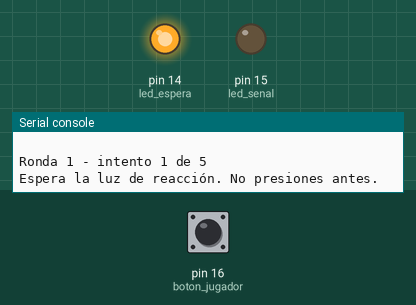
A program run on a simulated MicroPython board. Shown: output pins drawn as LEDs (lit = HIGH), the last lines printed to the serial console. The test bench sets the inputs (shaded band); at power-on: pin 16 (boton_jugador) HIGH. Random numbers come from a fixed seed.

Above: at 1.2 s.
1.3 s: pin 16 (boton_jugador) pulled LOW for 0.15 s
4.4 s: pin 16 (boton_jugador) pulled LOW for 1 s
9.9 s: pin 16 (boton_jugador) pulled LOW for 3.2 s
At 16.04 s:
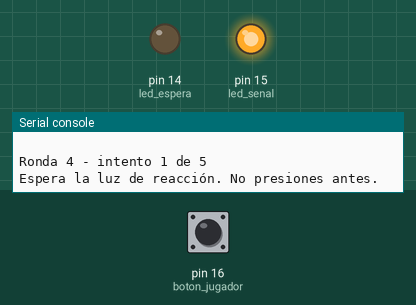
16.1 s: pin 16 (boton_jugador) pulled LOW for 0.15 s
At 17.0 s:
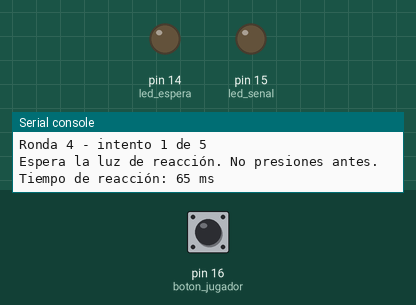
Timing chart, 0 to 28.5 s (numbered marks = the images above; inputs shaded):
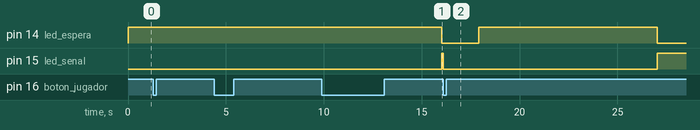

Measured:
- after the input at 16.1 s, pin 14 (led_espera): LOW → HIGH after 1.8 s, → LOW 9.1 s later; pin 15 (led_senal): HIGH → LOW at once, → HIGH 10.9 s later

The program:

reaction_game.py
```python
# =========================================================================
#  RE 04 - Juego de tiempo de reacción
#  Sesion 04: Interrupciones y temporizadores
#  Angel Rugerio Jimenez #201720
# =========================================================================

from machine import Pin, Timer
from time import ticks_ms, ticks_diff, sleep_ms
from random import randint

# Componentes físicos
led_senal = Pin(15, Pin.OUT)   # LED que debes presionar al ver encendido
led_espera = Pin(14, Pin.OUT)  # LED que indica que la ronda está en espera
boton_jugador = Pin(16, Pin.IN, Pin.PULL_UP)

# Parámetros ajustables
INTENTOS_SERIE = 5     # Nivel 3: la serie se cierra a los 5 intentos válidos
DEBOUNCE_MS = 80       # Nivel 2: ventana antirrebote dentro de la ISR
ESPERA_MIN_MS = 1000   # Rango del tiempo aleatorio antes de la señal
ESPERA_MAX_MS = 10000
PAUSA_RESULTADO_MS = 1800

# Constantes numéricas para la máquina de estados
ESTADO_ESPERANDO = 0
ESTADO_LISTO = 1
ESTADO_TERMINADO = 2

# Variables globales de control
estado_actual = ESTADO_TERMINADO
tiempo_inicio_ms = 0
tiempo_reaccion_ms = 0
resultado_listo = False
salida_falsa = False
ultimo_click_ms = 0
numero_ronda = 0

# Nivel 3: registro de la serie
tiempos = []          # tiempos válidos, en ms
salidas_falsas = 0    # cuántas veces se presionó antes de la señal

# Iniciación del temporizador (con la mala practica de Wicho de ponerlo en -1)
temporizador = Timer(-1)


# Callback: Se ejecuta cuando el tiempo aleatorio termina (¡momento de presionar!)
def encender_senal(t):
    global estado_actual, tiempo_inicio_ms
    led_senal.on()
    led_espera.off()
    tiempo_inicio_ms = ticks_ms()  # Guarda el cronómetro exacto en que encendió la luz
    estado_actual = ESTADO_LISTO


# Prepara una nueva ronda y reinicia las banderas lógicas
def iniciar_ronda():
    global estado_actual, resultado_listo, salida_falsa, numero_ronda
    numero_ronda += 1
    led_senal.off()
    led_espera.on()

    resultado_listo = False
    salida_falsa = False

    demora_ms = randint(ESPERA_MIN_MS, ESPERA_MAX_MS)  # Entre 1 y 10 segundos
    print(20 * "=")
    print(f"\nRonda {numero_ronda} - intento {len(tiempos) + 1} de {INTENTOS_SERIE}")
    print("Espera la luz de reacción. No presiones antes.")

    # Inicia la cuenta regresiva oculta para esta ronda
    temporizador.init(mode=Timer.ONE_SHOT, period=demora_ms, callback=encender_senal)

    # El estado se abre AL FINAL, cuando el temporizador ya está armado: si se
    # abriera antes, un click durante los print() cancelaría una cuenta que
    # todavía no existe y la nueva quedaría corriendo fuera de la ronda.
    estado_actual = ESTADO_ESPERANDO


# Interrupción IRQ: Evalúa cuándo presionaste el botón respecto al estado del juego
def detectar_pulsacion(pin):
    global estado_actual, tiempo_reaccion_ms, resultado_listo, salida_falsa, ultimo_click_ms

    ahora = ticks_ms()

    # Debounce (antirrebote de 80ms)
    if ticks_diff(ahora, ultimo_click_ms) < DEBOUNCE_MS:
        return
    ultimo_click_ms = ahora

    # ÉXITO: Presionaste después de que la luz encendió
    if estado_actual == ESTADO_LISTO:
        tiempo_reaccion_ms = ticks_diff(ahora, tiempo_inicio_ms)
        led_senal.off()
        resultado_listo = True
        estado_actual = ESTADO_TERMINADO

    # FALLO: Presionaste antes de que encendiera la luz
    elif estado_actual == ESTADO_ESPERANDO:
        temporizador.deinit()  # Cancela la señal que estaba programada para encender
        salida_falsa = True
        resultado_listo = True
        estado_actual = ESTADO_TERMINADO


# Nivel 3: imprime la tabla de la serie con promedio, mejor y peor tiempo
def imprimir_resumen():
    mejor = min(tiempos)
    peor = max(tiempos)
    promedio = sum(tiempos) // len(tiempos)

    print()
    print(34 * "=")
    print("RESUMEN DE LA SERIE")
    print(34 * "=")
    print("| Intento | Tiempo (ms) | Observacion |")
    print("|---------|-------------|-------------|")

    for i, t in enumerate(tiempos):
        if t == mejor:
            nota = "mejor"
        elif t == peor:
            nota = "peor"
        else:
            nota = ""
        print(f"| {i + 1:^7} | {t:^11} | {nota:^11} |")

    print(34 * "=")
    print(f"Mejor tiempo   : {mejor} ms")
    print(f"Peor tiempo    : {peor} ms")
    print(f"Promedio       : {promedio} ms")
    print(f"Salidas falsas : {salidas_falsas}")
    print(f"Rondas jugadas : {numero_ronda} (5 validas + {salidas_falsas} anuladas)")
    print(34 * "=")


# Bloquea hasta que el botón esté libre: una presión sostenida no encadena rondas
def esperar_boton_libre():
    while boton_jugador.value() == 0:
        sleep_ms(10)


# Configuración del botón para disparar la interrupción al ser presionado
boton_jugador.irq(trigger=Pin.IRQ_FALLING, handler=detectar_pulsacion)

print("JUEGO DE LOS REFLEJOS")
print(f"Serie de {INTENTOS_SERIE} intentos validos. Las salidas falsas repiten la ronda.")
iniciar_ronda()

# Bucle principal: Solo gestiona la consola y reinicia el juego basándose en los resultados
while True:
    if resultado_listo:
        if salida_falsa:
            salidas_falsas += 1
            print("SALIDA EN FALSO: Presionaste antes de la señal. La ronda no cuenta.")
        else:
            tiempos.append(tiempo_reaccion_ms)
            print(f"Tiempo de reacción: {tiempo_reaccion_ms} ms")

        sleep_ms(PAUSA_RESULTADO_MS)  # Pausa de legibilidad para ver el resultado

        # Seguro: Obliga al usuario a soltar el botón antes de iniciar la nueva ronda
        esperar_boton_libre()

        # Nivel 3: al completar la serie se cierra con la tabla y se arranca otra
        if len(tiempos) >= INTENTOS_SERIE:
            imprimir_resumen()
            print("\nPresiona el boton para jugar otra serie.")

            # Espera un click nuevo estando en ESTADO_TERMINADO (la ISR los ignora)
            while boton_jugador.value() == 1:
                sleep_ms(10)
            esperar_boton_libre()

            tiempos = []
            salidas_falsas = 0
            numero_ronda = 0

        iniciar_ronda()

    sleep_ms(20)  # Pausa de estabilización del bucle infinito
```
